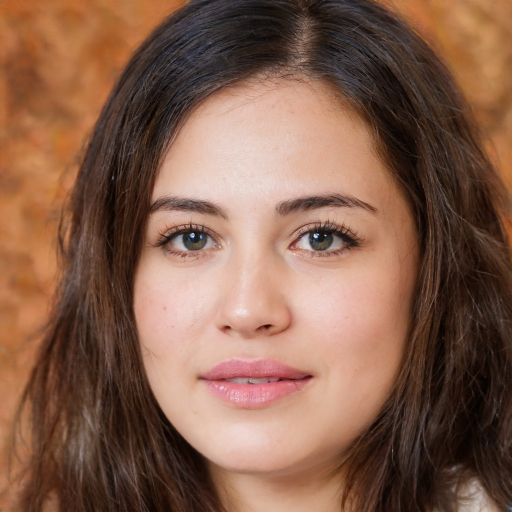
#> input picture assignement3/images/pic1.jpg, 1024 x 1024 px, found by its file name (shown at 1/2 size)
$ python 'assignement3 (1).py'   (older library calls are emulated)
#> lines starting #> are read from the running program, lines starting #| are printed output that depends on the picture
'''
Assignement 03: Hybrid
Group: <7>
Names: <Martens, Jonathan; Leisinger, Oliver>
Date: <12.11.2021>
Sources: 'https://pythonexamples.org/python-opencv-image-filter-convolution-cv2-filter2d/'
'''

import cv2
import numpy as np
from numpy.lib.type_check import imag

# global helper variables
window_width = 500
window_height = 500

# highpass-kernel from 'https://pythonexamples.org/python-opencv-image-filter-convolution-cv2-filter2d/'
hpf_kernel = np.array([
    [0.0, -1.0, 0.0],
    [-1.0, 4.0, -1.0],
    [0.0, -1.0, 0.0]
])

# Size for lowpass-kernel
lpf_ksize = 9


def LPFiltering(image):

    lpf_result = cv2.GaussianBlur(image, (lpf_ksize, lpf_ksize), 5)

    return lpf_result

def HPFiltering(image):

    hpf_result = cv2.filter2D(image, -1, hpf_kernel)

    return hpf_result

def getFrequencies(image):
    """ Compute spectral image with a DFT
    """
    # convert image to floats and do dft saving as complex output
    dft = cv2.dft(np.float32(image), flags=cv2.DFT_COMPLEX_OUTPUT)

    # apply shift of origin from upper left corner to center of image
    dft_shift = np.fft.fftshift(dft)

    # extract magnitude and phase images
    mag, phase = cv2.cartToPolar(dft_shift[:, :, 0], dft_shift[:, :, 1])

    # get spectrum for viewing only
    spec = ((1/20) * np.log(mag))

    # Return the resulting image (as well as the magnitude and
    # phase for the inverse)
    return spec, mag, phase

def createFromSpectrum(mag, phase):
    # convert magnitude and phase into cartesian real and imaginary components
    real, imag = cv2.polarToCart(mag, phase)

    # combine cartesian components into one complex image
    back = cv2.merge([real, imag])

    # shift origin from center to upper left corner
    back_ishift = np.fft.ifftshift(back)

    # do idft saving as complex output
    img_back = cv2.idft(back_ishift)

    # combine complex components into original image again
    img_back = cv2.magnitude(img_back[:, :, 0], img_back[:, :, 1])

    # re-normalize to 8-bits
    min, max = np.amin(img_back, (0, 1)), np.amax(img_back, (0, 1))
    print(min, max)
    img_back = cv2.normalize(img_back, None, alpha=0, beta=255,
                             norm_type=cv2.NORM_MINMAX, dtype=cv2.CV_8U)
    return img_back

def combine(lpf, hpf):
    lpf_result, lpf_mag, lpf_phase = getFrequencies(lpf)
    hpf_result, hpf_mag, hpf_phase = getFrequencies(hpf)
    mag = np.multiply(lpf_mag, hpf_mag)
    phase = np.multiply(lpf_phase, hpf_phase)
    return createFromSpectrum(mag, phase)


def main():
    """ Load an image, compute frequency domain image from it and display
    both or vice versa """
    image_name_lpf = 'assignement3\images\pic1.jpg'
    image_name_hpf = 'assignement3\images\pic2.jpg'

    # Load & resize image for lp
    image_lpf = cv2.imread(image_name_lpf, cv2.IMREAD_GRAYSCALE)
#> image_lpf: shape (1024, 1024); min 0, max 255, mean 104.5
    image_lpf = cv2.resize(image_lpf, (window_width, window_height))
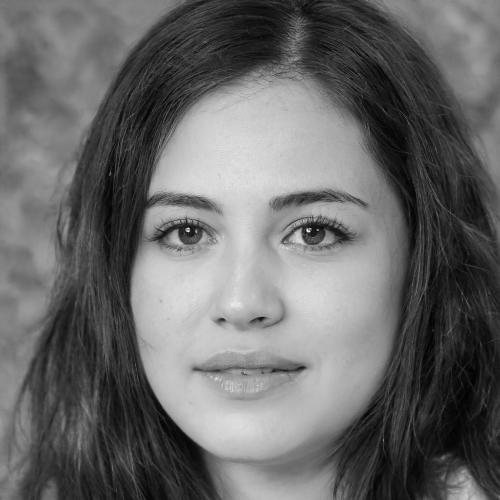
#> image_lpf: shape (500, 500); min 1, max 241, mean 104.4

    # Load & resize image for hp
    image_hpf = cv2.imread(image_name_hpf, cv2.IMREAD_GRAYSCALE)
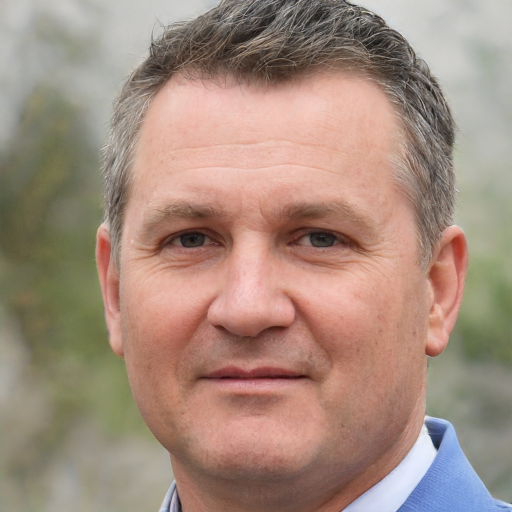
#> input picture assignement3/images/pic2.jpg, 1024 x 1024 px, found by its file name (shown at 1/2 size)
#> image_hpf: shape (1024, 1024); min 8, max 240, mean 145.7
    image_hpf = cv2.resize(image_hpf, (window_width, window_height))
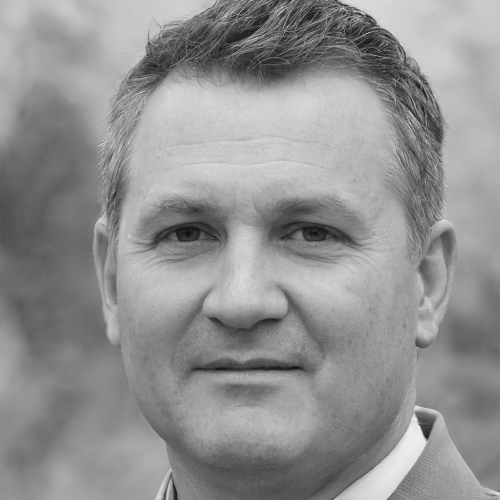
#> image_hpf: shape (500, 500); min 13, max 238, mean 145.6

    # show the original image that will be LPFed
    lpf_title_original = 'Original image for LP'
    # Note that window parameters have no effect on MacOS
    cv2.namedWindow(lpf_title_original, cv2.WINDOW_NORMAL)
    cv2.resizeWindow(lpf_title_original, window_width, window_height)
    cv2.imshow(lpf_title_original, image_lpf)


    # set lp-filter
    result_lpf = LPFiltering(image_lpf)

    # show the resulting image with lp
    lpf_title_result = 'Low Pass'

    cv2.namedWindow(lpf_title_result, cv2.WINDOW_NORMAL)
    cv2.resizeWindow(lpf_title_result, window_width, window_height)
    cv2.imshow(lpf_title_result, result_lpf)


    # show the original image that will be HPFed
    hpf_title_original = 'Original image for HP'
    # Note that window parameters have no effect on MacOS
    cv2.namedWindow(hpf_title_original, cv2.WINDOW_NORMAL)
    cv2.resizeWindow(hpf_title_original, window_width, window_height)
    cv2.imshow(hpf_title_original, image_hpf)


    freq_hpf_add = HPFiltering(image_hpf)
#> in HPFiltering, `hpf_result = cv2.filter2D(image, -1, hpf_kernel)`:
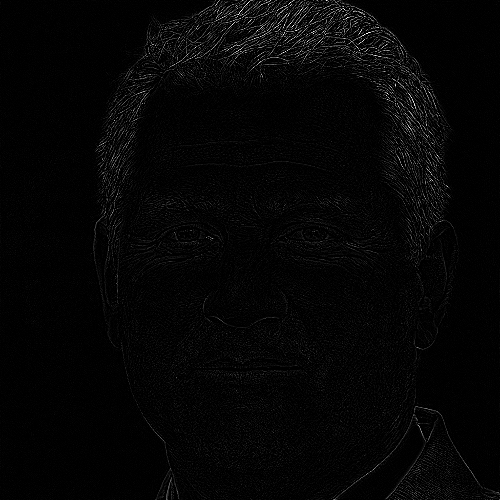
#> hpf_result: shape (500, 500); min 0, max 255, mean 5.3

    # show the resulting image with hp
    lpf_title_result = 'High Pass'

    cv2.namedWindow(lpf_title_result, cv2.WINDOW_NORMAL)
    cv2.resizeWindow(lpf_title_result, window_width, window_height)
    cv2.imshow(lpf_title_result, freq_hpf_add)


    together = combine(result_lpf, freq_hpf_add)
#> in getFrequencies (call 2), `spec = ((1/20) * np.log(mag))`:
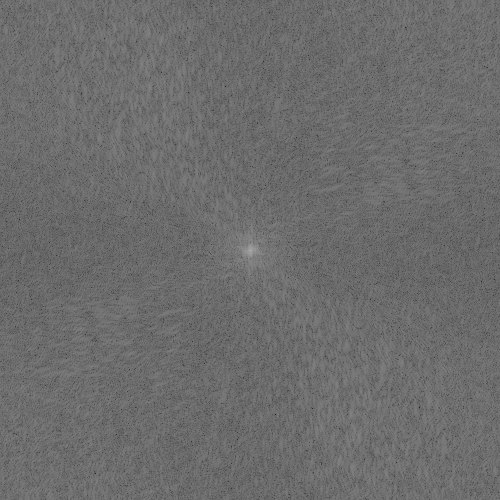
#> spec: shape (500, 500) float32; min 0.12, max 0.705, mean 0.426
#> in combine, `phase = np.multiply(lpf_phase, hpf_phase)`:
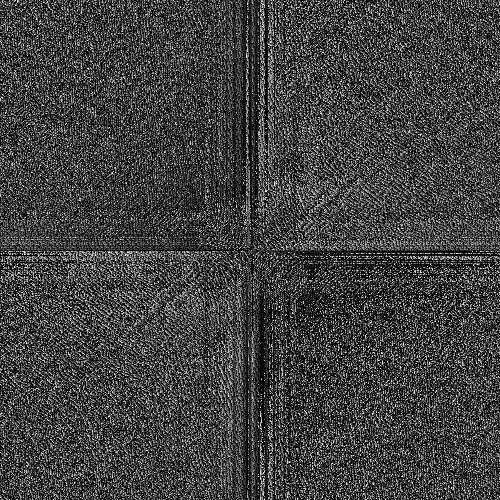
#> phase: shape (500, 500) float32; min 3.98e-07, max 39.37, mean 10.3; drawn with min black and max white
#> in createFromSpectrum, `img_back = cv2.magnitude(img_back[:, :, 0], img_back[:, :, 1])`:
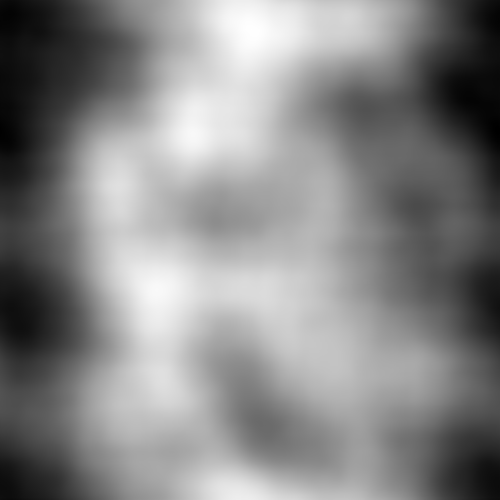
#> img_back: shape (500, 500) float32; min 3.02e+13, max 3.9e+13, mean 3.49e+13; drawn with min black and max white
#> in createFromSpectrum, `min, max = np.amin(img_back, (0, 1)), np.amax(img_back, (0, 1))`: min = 3.02e+13; max = 3.9e+13
#| 30241550000000.0 39007245000000.0

    #show the hybrid image
    lpf_title_result = 'Hybrid Image'

    cv2.namedWindow(lpf_title_result, cv2.WINDOW_NORMAL)
    cv2.resizeWindow(lpf_title_result, window_width, window_height)
    cv2.imshow(lpf_title_result, together)

    key = cv2.waitKey(0)
#> (key Esc is pressed here)
    cv2.destroyAllWindows()


if (__name__ == '__main__'):
    main()
